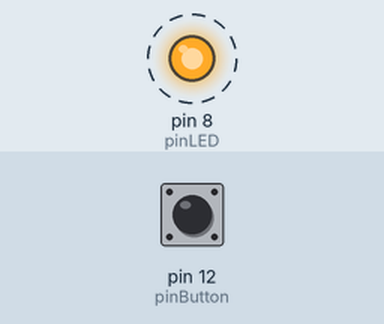
Bench run of a program on a simulated Raspberry Pi (header pin numbers). Shown: output pins drawn as LEDs (lit = HIGH). Dashed ring = blinking. The test bench sets the inputs (shaded band); at power-on: pin 12 (pinButton) HIGH.

Above: at 0.2 s.
Timing chart, 0 to 3.0 s (numbered marks = the images above):
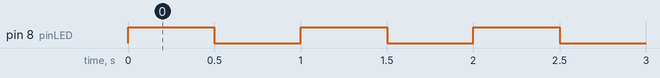

Measured:
- by itself, pin 8 (pinLED): alternates HIGH for 0.50 s and LOW for 0.50 s

The program:

blinkledbutton.py
```python
import RPi.GPIO as GPIO
import time

GPIO.setmode(GPIO.BOARD)

pinLED = 8
pinButton = 12

GPIO.setup(pinLED, GPIO.OUT, initial=GPIO.LOW)
GPIO.setup(pinButton, GPIO.IN, pull_up_down=GPIO.PUD_UP)

try:
    while True:
        if (GPIO.input(pinButton) == 0):
            GPIO.output(pinLED, GPIO.HIGH)
        else:
            GPIO.output(pinLED, GPIO.HIGH)
            time.sleep(0.5)
            GPIO.output(pinLED, GPIO.LOW)
            time.sleep(0.5)
except KeyboardInterrupt:
    GPIO.cleanup()
```
